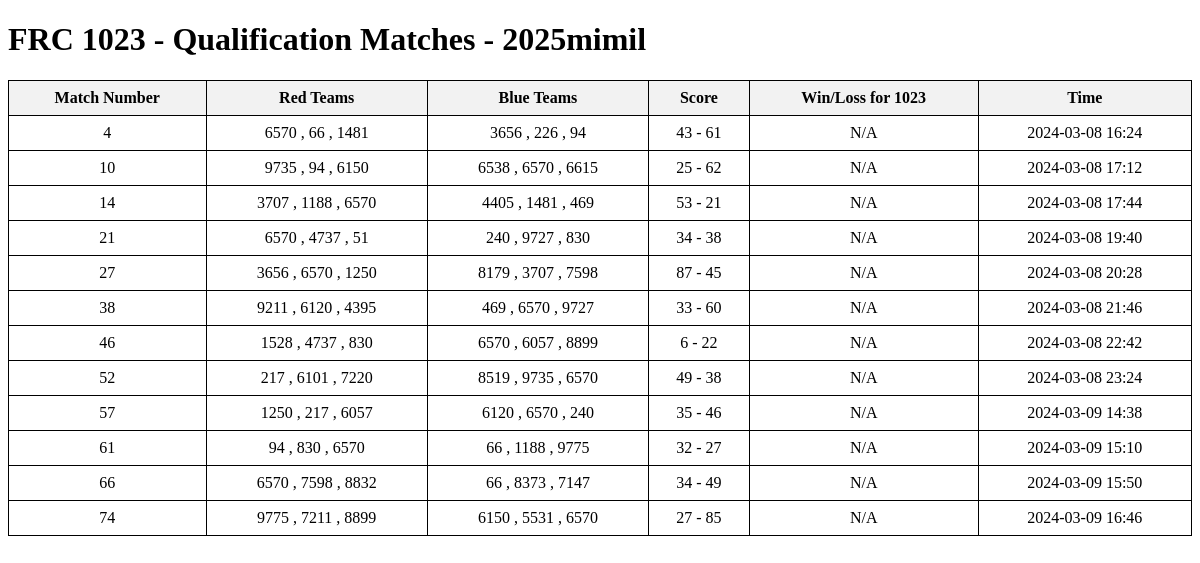
Before: / with the older database file.
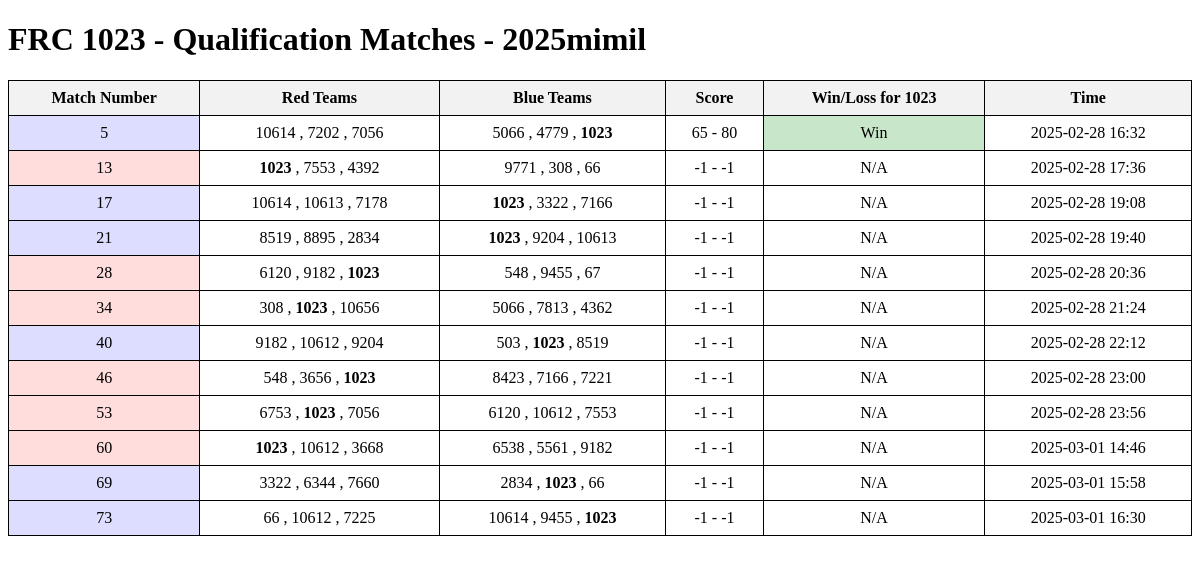
After: the same page with the newer database file.
### tables this page shows
CREATE TABLE matches (
            match_key TEXT PRIMARY KEY,
            comp_level TEXT,
            match_number INTEGER,
            blue_score INTEGER,
            red_score INTEGER,
            blue_teams TEXT,
            red_teams TEXT,
            time INTEGER
        );

### app.py (the view)
@app.route('/')
def index():
    matches = get_all_matches()
    return render_template('index.html',
                           matches=matches,
                           team=TEAM_NUMBER,
                           event=EVENT_CODE,
                           highlight_team=HIGHLIGHT_TEAM)

### app.py (called while the page is built)
def datetimeformat(value):
    local_timezone = datetime.now().astimezone().tzinfo  # Detect system timezone
    local_time = datetime.fromtimestamp(value, tz=local_timezone)
    return local_time.strftime('%Y-%m-%d %H:%M')

### database.py (called while the page is built)
def get_all_matches():
    conn = sqlite3.connect(DB_FILE)
    c = conn.cursor()
    c.execute('''
        SELECT match_key, comp_level, match_number,
               blue_score, red_score,
               blue_teams, red_teams,
               time
        FROM matches
        WHERE comp_level = 'qm'
        ORDER BY match_number ASC
    ''')
    matches = c.fetchall()
    conn.close()
    return matches

### templates/index.html (shortened to what this page needs)
<!DOCTYPE html>
<html lang="en">
<head>
</head>
<body>
    <h1>FRC {{ team }} - Qualification Matches - {{ event }}</h1>
    <table>
        <thead>
            <tr>
                <th>Match Number</th>
                <th>Red Teams</th>
                <th>Blue Teams</th>
                <th>Score</th>
                <th>Win/Loss for {{ highlight_team.replace('frc', '') }}</th>
                <th>Time</th>
            </tr>
        </thead>
        <tbody>
            {% for match in matches %}
            <tr>
                {% set blue_teams = match[5].split(",") %}
                {% set red_teams = match[6].split(",") %}
                {% set isHighlightBlue = highlight_team in blue_teams %}
                {% set isHighlightRed = highlight_team in red_teams %}
                <td class="{{ 'blue-alliance' if isHighlightBlue else 'red-alliance' if isHighlightRed else '' }}">
                    {{ match[2] }}
                </td>
                <td>
                    {% for team in red_teams %}
                        {% set team_number = team.replace("frc", "") %}
                        {% if team == highlight_team %}
                            <span class="highlight">{{ team_number }}</span>
                        {% else %}
                            {{ team_number }}
                        {% endif %}
                        {% if not loop.last %}, {% endif %}
                    {% endfor %}
                </td>
                <td>
                    {% for team in blue_teams %}
                        {% set team_number = team.replace("frc", "") %}
                        {% if team == highlight_team %}
                            <span class="highlight">{{ team_number }}</span>
                        {% else %}
                            {{ team_number }}
                        {% endif %}
                        {% if not loop.last %}, {% endif %}
                    {% endfor %}
                </td>
                <td>{{ match[4] }} - {{ match[3] }}</td>
                <td {% if isHighlightBlue or isHighlightRed %}
                class="{{ 'win' if (isHighlightBlue and match[3] > match[4]) or (isHighlightRed and match[4] > match[3]) else 'loss' if (isHighlightBlue and match[4] > match[3]) or (isHighlightRed and match[3] > match[4]) else 'na' }}"
                    {% endif %}>
                    {% if isHighlightBlue %}
                        {% if match[3] > match[4] %}
                            Win
                        {% elif match[4] > match[3] %}
                            Loss
                        {% else %}
                            N/A
                        {% endif %}
                    {% elif isHighlightRed %}
                        {% if match[4] > match[3] %}
                            Win
                        {% elif match[3] > match[4] %}
                            Loss
                        {% else %}
                            N/A
                        {% endif %}
                    {% else %}
                        N/A
                    {% endif %}
                </td>
                <td>
                    {% set timestamp = match[7] %}
                    {% set formatted_time = timestamp | int | datetimeformat %}
                    {{ formatted_time }}
                </td>
            </tr>
            {% endfor %}
        </tbody>
    </table>
</body>
</html>

### templates/index.html (style rules this page uses)
table { width: 100%; border-collapse: collapse; }
th, td { border: 1px solid black; padding: 8px; text-align: center; }
th { background-color: #f2f2f2; }
.highlight { font-weight: bold; }
.win { background-color: #c8e6c9; }
.red-alliance { background-color: #ffdddd; }
.blue-alliance { background-color: #ddddff; }

Changed rows visible on the page:
removed matches: match_number "4", red_teams "6570" "66" "1481", blue_teams "3656" "226" "94", red_score "43", blue_score "61", shows "N/A", formatted_time "2024-03-08 16:24"
removed matches: match_number "10", red_teams "9735" "94" "6150", blue_teams "6538" "6570" "6615", red_score "25", blue_score "62", shows "N/A", formatted_time "2024-03-08 17:12"
removed matches: match_number "14", red_teams "3707" "1188" "6570", blue_teams "4405" "1481" "469", red_score "53", blue_score "21", shows "N/A", formatted_time "2024-03-08 17:44"
removed matches: match_number "21", red_teams "6570" "4737" "51", blue_teams "240" "9727" "830", red_score "34", blue_score "38", shows "N/A", formatted_time "2024-03-08 19:40"
removed matches: match_number "27", red_teams "3656" "6570" "1250", blue_teams "8179" "3707" "7598", red_score "87", blue_score "45", shows "N/A", formatted_time "2024-03-08 20:28"
removed matches: match_number "38", red_teams "9211" "6120" "4395", blue_teams "469" "6570" "9727", red_score "33", blue_score "60", shows "N/A", formatted_time "2024-03-08 21:46"
removed matches: match_number "46", red_teams "1528" "4737" "830", blue_teams "6570" "6057" "8899", red_score "6", blue_score "22", shows "N/A", formatted_time "2024-03-08 22:42"
removed matches: match_number "52", red_teams "217" "6101" "7220", blue_teams "8519" "9735" "6570", red_score "49", blue_score "38", shows "N/A", formatted_time "2024-03-08 23:24"
removed matches: match_number "57", red_teams "1250" "217" "6057", blue_teams "6120" "6570" "240", red_score "35", blue_score "46", shows "N/A", formatted_time "2024-03-09 14:38"
removed matches: match_number "61", red_teams "94" "830" "6570", blue_teams "66" "1188" "9775", red_score "32", blue_score "27", shows "N/A", formatted_time "2024-03-09 15:10"
removed matches: match_number "66", red_teams "6570" "7598" "8832", blue_teams "66" "8373" "7147", red_score "34", blue_score "49", shows "N/A", formatted_time "2024-03-09 15:50"
removed matches: match_number "74", red_teams "9775" "7211" "8899", blue_teams "6150" "5531" "6570", red_score "27", blue_score "85", shows "N/A", formatted_time "2024-03-09 16:46"
added matches: match_number "5", red_teams "10614" "7202" "7056", blue_teams "5066" "4779", blue_teams "1023", red_score "65", blue_score "80", shows "Win", formatted_time "2025-02-28 16:32"
added matches: match_number "13", red_teams "1023", red_teams "7553" "4392", blue_teams "9771" "308" "66", red_score "-1", blue_score "-1", shows "N/A", formatted_time "2025-02-28 17:36"
added matches: match_number "17", red_teams "10614" "10613" "7178", blue_teams "1023", blue_teams "3322" "7166", red_score "-1", blue_score "-1", shows "N/A", formatted_time "2025-02-28 19:08"
added matches: match_number "21", red_teams "8519" "8895" "2834", blue_teams "1023", blue_teams "9204" "10613", red_score "-1", blue_score "-1", shows "N/A", formatted_time "2025-02-28 19:40"
added matches: match_number "28", red_teams "6120" "9182", red_teams "1023", blue_teams "548" "9455" "67", red_score "-1", blue_score "-1", shows "N/A", formatted_time "2025-02-28 20:36"
added matches: match_number "34", red_teams "308" "10656", red_teams "1023", blue_teams "5066" "7813" "4362", red_score "-1", blue_score "-1", shows "N/A", formatted_time "2025-02-28 21:24"
added matches: match_number "40", red_teams "9182" "10612" "9204", blue_teams "503" "8519", blue_teams "1023", red_score "-1", blue_score "-1", shows "N/A", formatted_time "2025-02-28 22:12"
added matches: match_number "46", red_teams "548" "3656", red_teams "1023", blue_teams "8423" "7166" "7221", red_score "-1", blue_score "-1", shows "N/A", formatted_time "2025-02-28 23:00"
added matches: match_number "53", red_teams "6753" "7056", red_teams "1023", blue_teams "6120" "10612" "7553", red_score "-1", blue_score "-1", shows "N/A", formatted_time "2025-02-28 23:56"
added matches: match_number "60", red_teams "1023", red_teams "10612" "3668", blue_teams "6538" "5561" "9182", red_score "-1", blue_score "-1", shows "N/A", formatted_time "2025-03-01 14:46"
added matches: match_number "69", red_teams "3322" "6344" "7660", blue_teams "2834" "66", blue_teams "1023", red_score "-1", blue_score "-1", shows "N/A", formatted_time "2025-03-01 15:58"
added matches: match_number "73", red_teams "66" "10612" "7225", blue_teams "10614" "9455", blue_teams "1023", red_score "-1", blue_score "-1", shows "N/A", formatted_time "2025-03-01 16:30"
